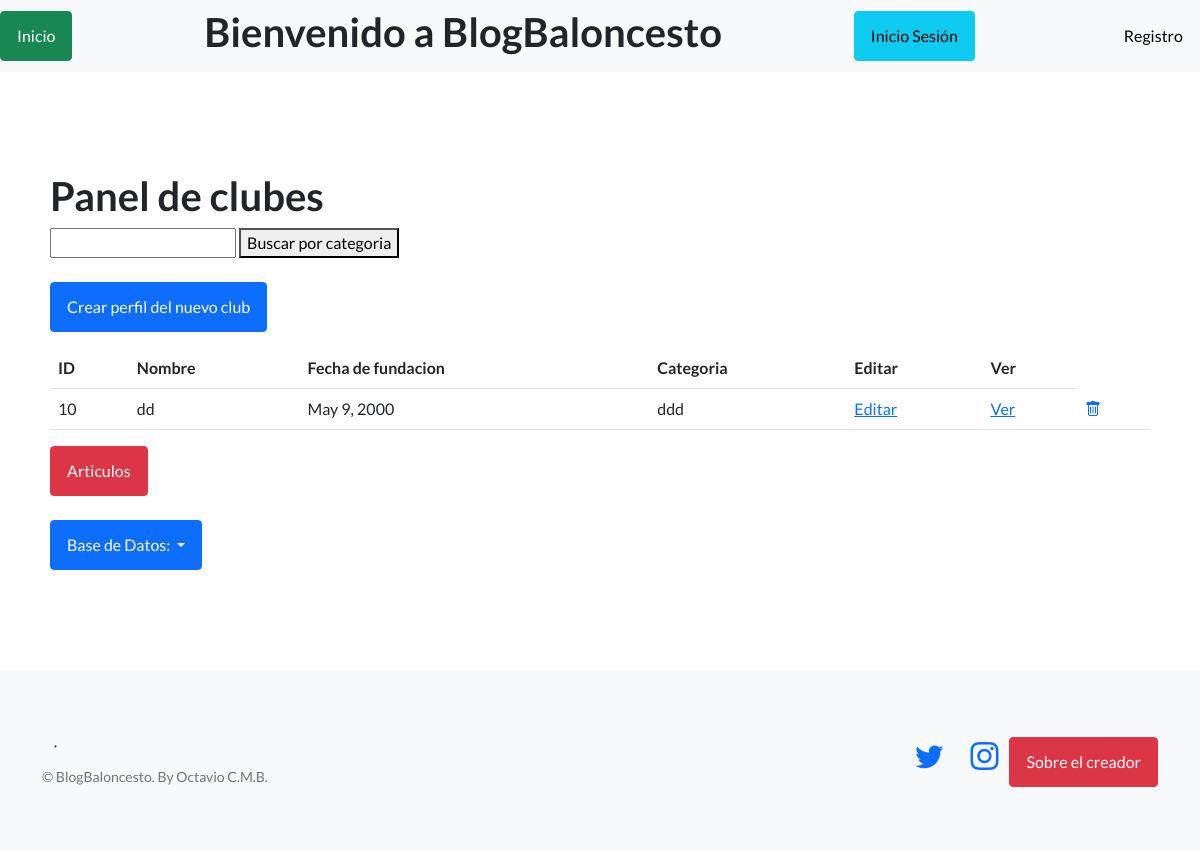
Page /BlogBasquet/clubes/ on the earlier database version.
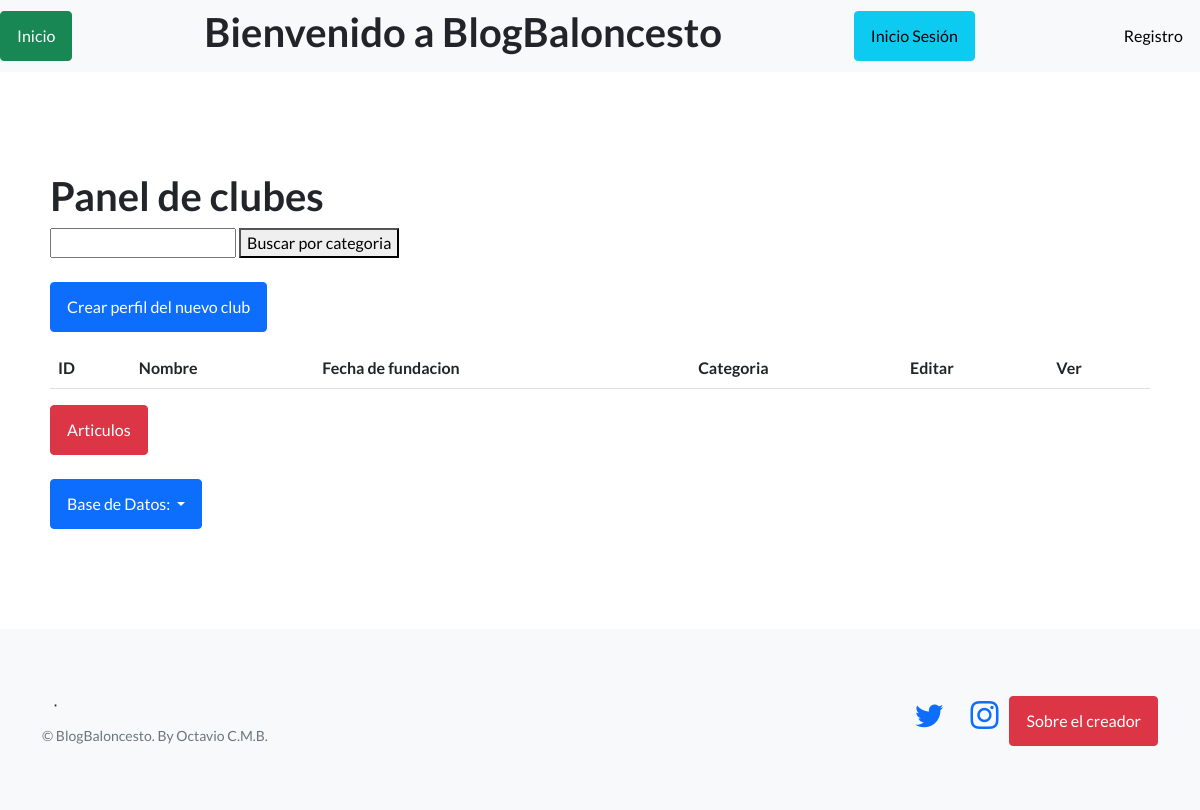
Same page on the later database version.
### Basquet1/models.py (models this page shows, shortened)
class Clubes(models.Model):
    nombre = models.CharField(max_length=256)
    fecha_fundacion = models.DateField()
    categoria_juego = models.CharField(max_length=256)
    creador = models.ForeignKey(User, on_delete=models.SET_NULL, null=True)

### Basquet1/views.py (the view, shortened to what this page needs)
# urls.py: path("clubes/", ClubesListView.as_view(), name='listar_clubes'),
class ClubesListView(ListView):
    model = Clubes
    template_name = 'Basquet1/panel_clubes.html'
    context_object_name = 'clubes'
    def get_queryset(self):
        queryset = super().get_queryset()
        query = self.request.GET.get('w')
        if query:
            queryset = queryset.filter(categoria_juego__icontains=query)
        return queryset

### Basquet1/templates/Basquet1/panel_clubes.html (shortened to what this page needs)
{% extends 'Basquet1/base.html' %}
{% block contenido %}
<section>
    <div>
        <h1>Panel de clubes</h1>
            <input type="text" name="w" value="{{ request.GET.w }}">
            <button type="submit">Buscar por categoria</button>
            <br></br>
            <a href="{% url 'crear_clubes' %}" class="btn btn-primary">Crear perfil del nuevo club</a>
        <table class="table">
            <table class="table">
            <tbody>
                <tr>
                    <th> ID </th>
                    <th> Nombre </th>
                    <th> Fecha de fundacion</th>
                    <th> Categoria </th>
                    <th> Editar</th>
                    <th> Ver</th>
                </tr>
                {% for club in object_list %}
                <tr>
                    <td> {{club.id}}</td>
                    <td> {{club.nombre}}</td>
                    <td> {{club.fecha_fundacion}}</td>
                    <td> {{club.categoria_juego}}</td>
                    <td>
                       <a href="{% url 'editar_clubes' club.id %}">Editar</a>
                    </td>
                    <td>
                        <a href="{% url 'ver_clubes' club.id %}">Ver</a>
                     </td>
                    <td>
                        <a href="{% url 'eliminar_clubes' club.id %}">
                          <i class="bi bi-trash"></i>
                        </a>
                    </td>
                </tr>
                {% endfor %}
            </tbody>
        </table>
    </div>
    <a class="btn btn-danger" href="{% url 'listar_articulo'%}">Articulos</a>
    <br></br>
    <div class="dropdown">
        <button class="btn btn-primary dropdown-toggle" type="button" id="dropdownMenuButton1" data-bs-toggle="dropdown" aria-expanded="false">
         <div style="display: inline-flex;">
            <span>Base de Datos:</span>
        </div>
        </button>
</section>
{% endblock contenido %}

Differences in the rows shown:
removed Clubes: id "10", nombre "dd", fecha_fundacion "May 9, 2000", categoria_juego "ddd"
